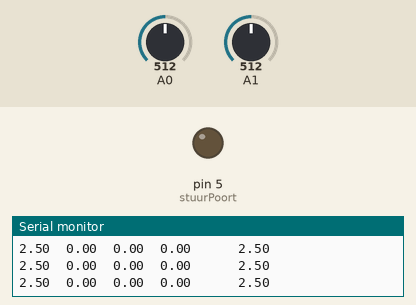
A sketch run on a simulated Arduino Uno, built with avr-gcc and run on an emulated ATmega328P. Parts: output pins drawn as LEDs (lit = HIGH), the last lines printed to the serial monitor. The test bench sets the inputs (shaded band); at power-on: A1 = 512, A0 = 512.

Above: at 1.2 s.
1.3 s: A1 set to 716
At 2.0 s:
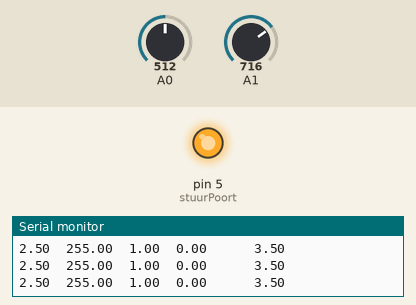
2.8 s: A0 set to 676
5.8 s: A0 set to 697
8.8 s: A0 set to 716
At 9.6 s:
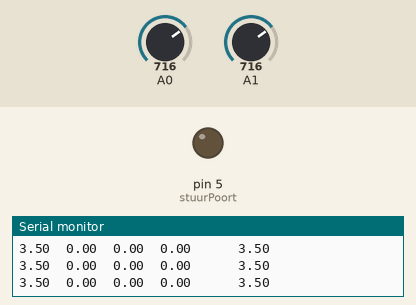
10.3 s: A0 set to 511
At 11.4 s:
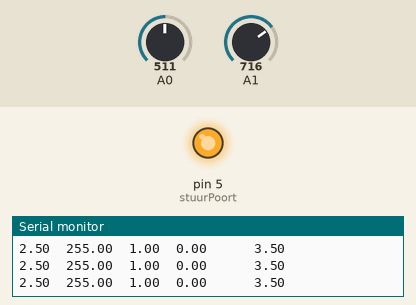
11.8 s: A1 set to 549
13.3 s: A1 set to 533
Timing chart, 0 to 15.8 s (numbered marks = the images above; inputs shaded):
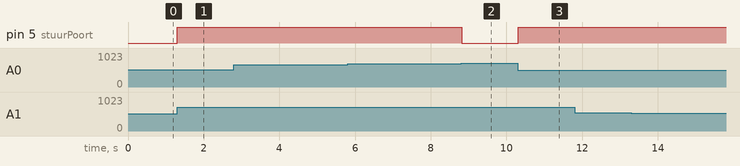

Measured:
- after the input at 1.3 s, pin 5 (stuurPoort): LOW → HIGH at once
- after the input at 8.8 s, pin 5 (stuurPoort): HIGH → LOW at once
- after the input at 10.3 s, pin 5 (stuurPoort): LOW → HIGH at once

The sketch:

PID_Thermostaat.ino
```cpp
// Definieer de poorten.
const int stuurPoort = 5;

// Geheugen
long vorigeTijd = -1; // Voorkomt dat deze op 0 start.
float vorigeFout = 0;
float foutInt = 0;
float doelTemp = 1.4; // tot maximaal 1.8, want in deze test opstelling heeft de sensor maximaal 1.8 volt afgelezen

// PID instellingen
const float KP = 62;
const float KI = 0.004;
const float KD = 150;

// Mini- en maximale actie voor antiwindup beviliging
const float minActie = 0;
const float maxActie = 5;


void setup() {
 // Stel alle poorten correct in.
 Serial.begin(9600);
 pinMode(stuurPoort, OUTPUT);
}
void loop() {
 // Bepaal de tijdstap
 long tijd = millis();
 long dt = tijd - vorigeTijd;

 float huidigeTemp = analogRead(A0) * (5.0 / 1023.0);  // Meet de spanning over de temperatuursensor
 float doelTemp = analogRead(A1) * (5.0 / 1023.0);  // Meet de referentiespanning

 // Bereken de fout en afgeleide voor het PID systeem
 float fout = doelTemp - huidigeTemp;
 float foutAfgeleide = (fout - vorigeFout)/dt;

 // Bepaal de actie volgens de betreffende regeling en pas deze toe.
 float actie = KP*fout + KI*foutInt + KD*foutAfgeleide; // Volt
 float actieBegrenst = max(min(actie, 5), 0); // Begrens tussen 0 en 5 volt.
 float pwmActie = actieBegrenst * 255 / 5; // Zet om naar PWM-bereik.
 analogWrite(stuurPoort, pwmActie);         // Stuur de waarde voor het PWM-bereik naar de juiste poort.

 // Integreer de fout met anti-windup beveiliging voor het PID systeem.
 if (actie > minActie && actie < maxActie){
  foutInt = foutInt + fout*dt;
  }

Serial.print(huidigeTemp);
Serial.print("\t");
Serial.print(pwmActie);
Serial.print("\t");
Serial.print(fout);
Serial.print("\t");
Serial.print(foutInt);
Serial.print("\t");
Serial.print("\t");
Serial.print("\t");
Serial.println(doelTemp);

// Onthoud waarden voor de volgende loop.
vorigeFout = fout;
vorigeTijd = tijd;
}
```
